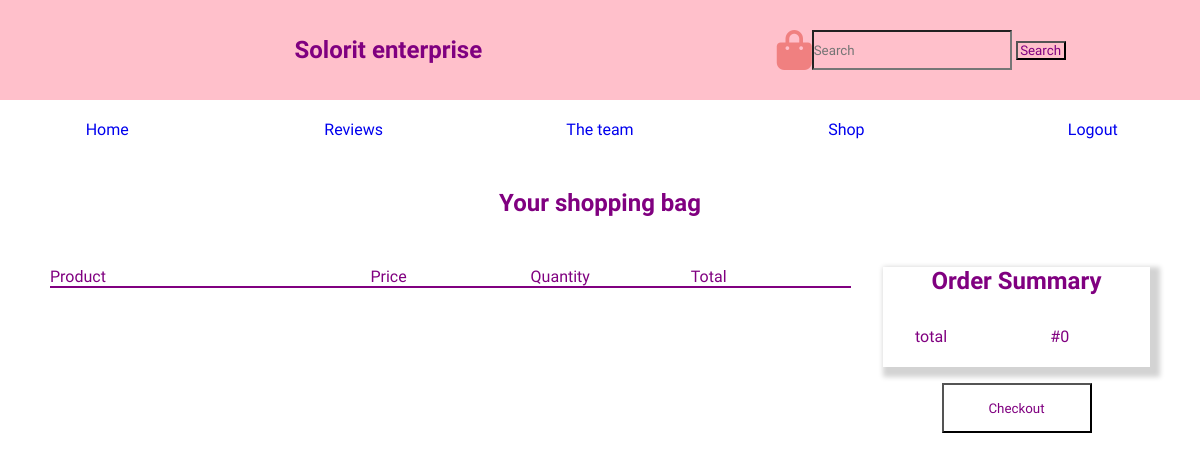
Before: /shoppingbag/ (signed in) with the older database file.
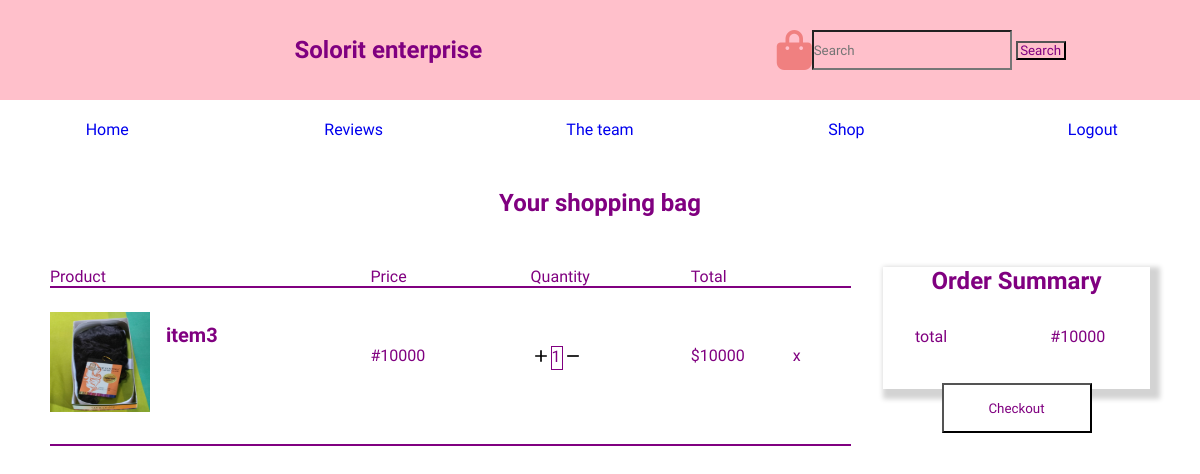
After: the same page with the newer database file.
### base/models.py (models this page shows, shortened)
class Order(models.Model):
    customer  = models.ForeignKey(Customer, blank = True, null = True, on_delete=models.CASCADE)
    complete = models.BooleanField(null= True, blank = True, default= False)
    firstname = models.CharField(max_length = 200, blank = True, null = True)
    lastname = models.CharField(max_length=200, blank = True, null =True)
    e_mail = models.EmailField(blank = True, null = True)
    location = models.CharField(max_length= 200, blank = True, null = True)
    phone = models.CharField(max_length= 200, blank = True, null = True)
    Address = models.CharField(max_length= 200, blank = True, null=True)
    id = models.UUIDField(default = uuid.uuid4, editable = False, unique = True, primary_key=True)
    date_ordered = models.DateTimeField(auto_now_add=True)
    @property
    def totalbill(self):
        orders = self.orderitem_set.all()
        total = sum([order.gettotal for order in orders])
        return total
    class Meta:
        ordering = ['firstname']

class OrderItem(models.Model):
    item = models.ForeignKey(Item, blank = True, null = True , on_delete = models.CASCADE)
    order = models.ForeignKey(Order, blank = True ,null = True , on_delete = models.CASCADE)
    quantity = models.IntegerField(default = 0)
    id = models.UUIDField(default = uuid.uuid4, editable = False, unique = True, primary_key=True)
    date = models.DateTimeField(auto_now_add=True)
    @property
    def gettotal(self):
        total = self.item.price * self.quantity
        return total

class Item(models.Model):
    item_name = models.CharField(max_length=150, blank =True, null = True)
    price = models.IntegerField()
    item_image = models.ImageField(upload_to= 'itempics')
    item_about = models.TextField(null =True)
    quantity_available = models.IntegerField( null=True)
    id = models.UUIDField(default= uuid.uuid4, editable= False, unique=True, primary_key=True)
    created = models.DateTimeField(auto_now_add=True)

### base/views.py (the view)
# urls.py: path('shoppingbag/', views.shoppingbag, name= 'shoppingbag'),
def shoppingbag(request):
    page = 'shoppingbag'
    try:
       customer = request.user.customer
       order, created = Order.objects.get_or_create(customer = customer, complete = False)
       items = order.orderitem_set.all()
    except:
        customer =[]
        order = []
        items = []
    context = {'page': page,'orderlist':items, 'orders':order}
    return render(request,'base/shoppingbag.html',context)

### base/templates/base/shoppingbag.html (shortened to what this page needs)
{% extends 'main2.html' %}
{% load static %}
{% block content %}
<nav class="shopping-bag">
    <h1 class="shopping-bag">Your shopping bag</h1>
    </nav>
   <section class="shopping-bag">
     <div class="shopping-items">
        <div class="shopping-list">
            <div class="columm">
                <div class="shopping-list">Product</div>
                <div class="shopping-list">Price</div>
                <div class="shopping-list">Quantity</div>
                <div class="shopping-list">Total</div>
            </div>
             {% for order in orderlist%}
            <div class="rows">
                <div class="shopping-list" ><nav class="img">
                    <img src='{{order.item.item_image.url}}' alt="">
                    <h3 class="shopping-list">{{order.item.item_name}}</h3>
                </nav></div>
                <div class="shopping-list"><nav class="rows"><p class="rows"  >#{{order.item.price}}</p></nav></div>
                <div class="shopping-list"><nav class="Quantity rows">
                    <nav class="sub"><img class="action-button" data-id="{{order.item.id}}" data-action="add" src='{% static "images/add-line.svg" %}' alt=""></nav>
                    <p style="border:1px solid purple">{{order.quantity}}</p>
                    <nav class="sub"><img  class="action-button" data-id="{{order.item.id}}" data-action="remove" src='{% static "images/subtract-line.svg" %}' alt=""></nav>
                </nav></div>
                <div class="shopping-list"><nav class="rows">${{order.gettotal}}<span class="action-button" data-id="{{order.item.id}}" data-action="delete" style="margin-left: 30%; ">x</span></nav> </div>
            </div>
              {% endfor %}
        </div>
        </div>
     <div class="summary">
      <h1 class="summary">Order Summary</h1>
      <div class="product-calc">
        <li class="summary">total</li>
        <li class="summary">#{{orders.totalbill}}</li>
      </div>
      {% if request.user.is_authenticated %}
      <div class="checkout"><button id="summary" class="summary" data-href="{% url 'checkout' %}">Checkout</button></div>
      {% else %}
      <div class="checkout">you need to login or sign up to order</div>
      {% endif %}
     </div>
   </section>
   {% endblock %}

Changed rows visible on the page:
added OrderItem: item.item_image (picture), item.item_name "item3", item.price "10000", quantity "1", gettotal "10000"
computed for Order: totalbill "0" → "10000"
